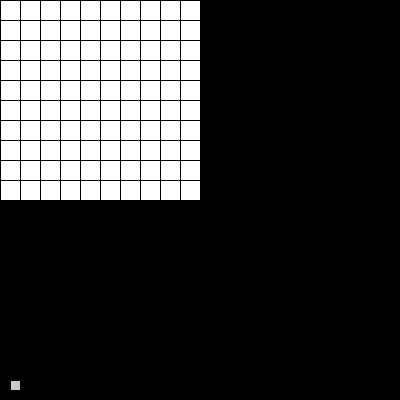
Frame 1 (no input)
Frame 60 (the mouse pressed at the canvas centre just before this capture): identical to frame 1, image omitted
Frame 120 (the mouse held since frame 60 and released just before this capture): identical to frame 1, image omitted

The Processing sketch that drew this single still picture (run headless with seeded random() and noise(); from frame 60 on, the mouse is pressed at the canvas centre):

// Processing sketch: prac8
// ── prac8.pde
int tam = 20;
int cant = 10;

void setup() {
  size(400, 400);
}

void draw() {
  background(0);
  fill(255);
  for (int j = 0; j < cant; j++) {
    for (int i = 0; i < cant; i++) {
      rect(i*tam,j*tam,tam,tam);
    }
  }
  fill(200);
  rect(10,380,10,10);
}

void mousePressed(){
  if(mouseX > 10 && mouseX < 20 && mouseY > 380 && mouseY < 390){
     cant--; 
  }
}
